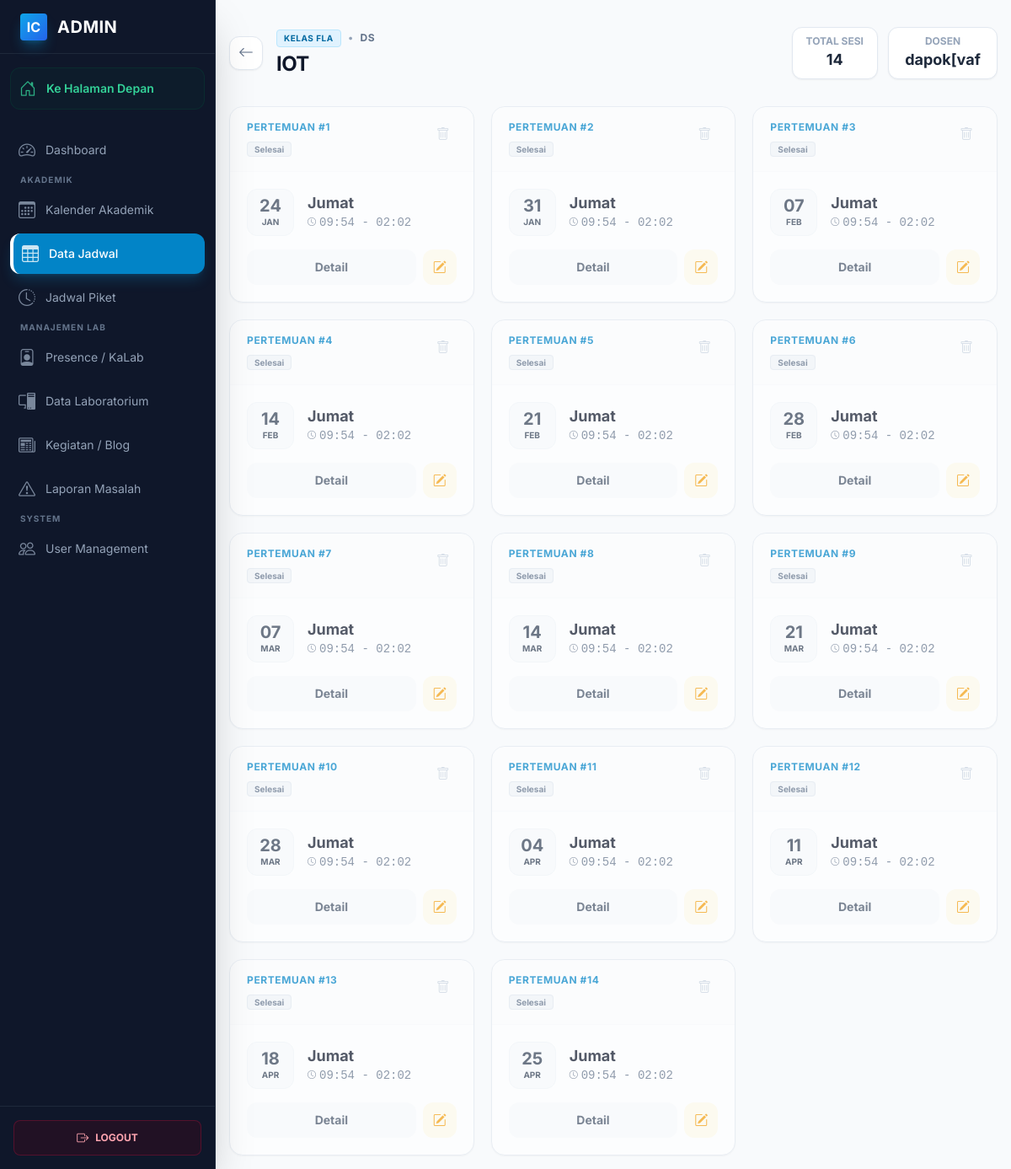
The app's page /public/admin/schedules/5/sessions (signed in) with its own data.
### tables this page shows
CREATE TABLE `course_plans` (
  `id` int(11) NOT NULL AUTO_INCREMENT,
  `laboratory_id` int(11) NOT NULL,
  `course_name` varchar(100) NOT NULL,
  `program_study` varchar(100) DEFAULT NULL,
  `semester` int(11) DEFAULT NULL,
  `class_code` varchar(20) DEFAULT NULL,
  `lecturer_name` varchar(100) NOT NULL,
  `lecturer_photo` varchar(255) DEFAULT NULL,
  `assistant_1_name` varchar(100) DEFAULT NULL,
  `assistant_1_photo` varchar(255) DEFAULT NULL,
  `assistant_2_name` varchar(100) DEFAULT NULL,
  `assistant_2_photo` varchar(255) DEFAULT NULL,
  `day` enum('Monday','Tuesday','Wednesday','Thursday','Friday','Saturday','Sunday') NOT NULL,
  `start_time` time NOT NULL,
  `end_time` time NOT NULL,
  `total_meetings` int(11) DEFAULT 14,
  `description` text DEFAULT NULL,
  `created_at` timestamp NOT NULL DEFAULT current_timestamp(),
  PRIMARY KEY (`id`),
  KEY `laboratory_id` (`laboratory_id`),
  CONSTRAINT `course_plans_ibfk_1` FOREIGN KEY (`laboratory_id`) REFERENCES `laboratories` (`id`) ON DELETE CASCADE
);

CREATE TABLE `laboratories` (
  `id` int(11) NOT NULL AUTO_INCREMENT,
  `lab_name` varchar(100) NOT NULL,
  `image` varchar(255) DEFAULT NULL,
  `description` text DEFAULT NULL,
  `pc_count` int(11) DEFAULT 0,
  `tv_count` int(11) DEFAULT 0,
  `capacity` int(11) DEFAULT 0,
  `status` enum('active','maintenance','inactive') DEFAULT 'active',
  `location` varchar(100) DEFAULT NULL,
  `building` varchar(50) DEFAULT NULL,
  `floor` varchar(10) DEFAULT NULL,
  `room_number` varchar(20) DEFAULT NULL,
  PRIMARY KEY (`id`)
);

CREATE TABLE `schedule_sessions` (
  `id` int(11) NOT NULL AUTO_INCREMENT,
  `course_plan_id` int(11) NOT NULL,
  `meeting_number` int(11) NOT NULL,
  `session_date` date NOT NULL,
  `start_time` time NOT NULL,
  `end_time` time NOT NULL,
  `topic` varchar(255) DEFAULT NULL,
  `status` enum('scheduled','ongoing','completed','cancelled','rescheduled') DEFAULT 'scheduled',
  `is_replacement` tinyint(1) DEFAULT 0,
  PRIMARY KEY (`id`),
  KEY `course_plan_id` (`course_plan_id`),
  KEY `idx_session_date` (`session_date`),
  KEY `idx_session_time` (`start_time`,`end_time`),
  CONSTRAINT `schedule_sessions_ibfk_1` FOREIGN KEY (`course_plan_id`) REFERENCES `course_plans` (`id`) ON DELETE CASCADE
);

### app/controllers/AdminController.php (called while the page is built, shortened)
<?php
class AdminController extends Controller
{
    public function listScheduleSessions($id)
    {
        $scheduleModel = $this->model('LabScheduleModel');
        $plan = $scheduleModel->getScheduleDetail($id);
        $sessions = $scheduleModel->getSessionsByPlanId($id);
        $data = [
            'plan' => $plan,
            'sessions' => $sessions
        ];
        $this->view('admin/schedules/sessions', $data);
    }
}

### app/core/Router.php (called while the page is built, shortened)
<?php
class Router {
    private $routes = [];
    private $params = [];
    private function addRoute($method, $uri, $controller) {
        $this->routes[] = [
            'method' => $method,
            'uri' => $uri,
            'controller' => $controller
        ];
    }
    public function dispatch() {
        $requestMethod = $_SERVER['REQUEST_METHOD'];
        $requestUri = $this->getRequestUri();
        foreach ($this->routes as $route) {
            if ($route['method'] !== $requestMethod) {
                continue;
            }
            if ($this->matchRoute($route['uri'], $requestUri)) {
                return $this->callController($route['controller']);
            }
        }
    }
    private function getRequestUri() {
        $uri = $_GET['url'] ?? '/';
        $uri = '/' . trim($uri, '/');
        return $uri;
    }
    private function matchRoute($pattern, $uri) {
        $pattern = preg_replace('/\/:([^\/]+)/', '/(?P<$1>[^/]+)', $pattern);
        $pattern = '#^' . $pattern . '$#';
        if (preg_match($pattern, $uri, $matches)) {
            $this->params = array_filter($matches, 'is_string', ARRAY_FILTER_USE_KEY);
            return true;
        }
        return false;
    }
    private function callController($controllerString) {
        list($controllerName, $method) = explode('@', $controllerString);
        $controller = new $controllerName();
        call_user_func_array([$controller, $method], $this->params);
    }
}

### public/index.php (called while the page is built, shortened)
<?php
require_once APP_PATH . '/core/Router.php';
require_once APP_PATH . '/core/Controller.php';
require_once APP_PATH . '/core/Model.php';
require_once APP_PATH . '/config/database.php';
require_once APP_PATH . '/helpers/functions.php';
$router = new Router();
$router->dispatch();

### app/helpers/functions.php (called while the page is built, shortened)
<?php
function e($string) {
    return htmlspecialchars($string, ENT_QUOTES, 'UTF-8');
}
function url($path = '') {
    return BASE_URL . '/' . ltrim($path, '/');
}

### app/config/database.php (called while the page is built, shortened)
<?php
function getDBConnection()
{
    static $pdo = null;
    if ($pdo === null) {
        try {
            $dsn = "mysql:host=" . DB_HOST . ";port=" . DB_PORT . ";dbname=" . DB_NAME . ";charset=" . DB_CHARSET;
            $options = [
                PDO::ATTR_ERRMODE            => PDO::ERRMODE_EXCEPTION,
                PDO::ATTR_DEFAULT_FETCH_MODE => PDO::FETCH_ASSOC,
                PDO::ATTR_EMULATE_PREPARES   => false,
            ];
            $pdo = new PDO($dsn, DB_USER, DB_PASS, $options);
        } catch (PDOException $e) {
            die("Database connection failed: " . $e->getMessage());
        }
    }
    return $pdo;
}

### app/models/LabScheduleModel.php (called while the page is built, shortened)
<?php
class LabScheduleModel extends Model
{
    public function getScheduleDetail($id)
    {
        $sql = "SELECT cp.*, l.lab_name, l.location
                FROM course_plans cp
                JOIN laboratories l ON cp.laboratory_id = l.id
                WHERE cp.id = ?";
        return $this->queryOne($sql, [$id]);
    }
    public function getSessionsByPlanId($planId)
    {
        $sql = "SELECT ss.*, cp.course_name, l.lab_name
                FROM schedule_sessions ss
                JOIN course_plans cp ON ss.course_plan_id = cp.id
                JOIN laboratories l ON cp.laboratory_id = l.id
                WHERE ss.course_plan_id = ?
                ORDER BY ss.meeting_number ASC, ss.session_date ASC";
        return $this->query($sql, [$planId]);
    }
}

### app/core/Model.php (called while the page is built, shortened)
<?php
class Model {
    protected $db;
    public function __construct() {
        $this->db = getDBConnection();
    }
    public function query($sql, $params = []) {
        $stmt = $this->db->prepare($sql);
        $stmt->execute($params);
        return $stmt->fetchAll();
    }
    public function queryOne($sql, $params = []) {
        $stmt = $this->db->prepare($sql);
        $stmt->execute($params);
        return $stmt->fetch();
    }
}

### app/views/admin/schedules/sessions.php (the view, shortened to what this page needs)
<?php include APP_PATH . '/views/layouts/header.php'; ?>
<div class="antialiased bg-slate-50 min-h-screen">
    <?php include APP_PATH . '/views/layouts/sidebar.php'; ?>
    <main class="p-4 sm:ml-64 pt-8 transition-all duration-300">
        <div class="max-w-7xl mx-auto">
            <div class="flex flex-col md:flex-row justify-between items-start md:items-center mb-8 gap-4">
                <div class="flex items-center gap-4">
                    <a href="<?= url('/admin/schedules') ?>"
                        class="w-10 h-10 flex items-center justify-center rounded-xl bg-white border border-slate-200 text-slate-500 hover:text-primary-600 hover:border-primary-200 shadow-sm transition-all"
                        title="Kembali ke Daftar Matkul">
                        <i class="bi bi-arrow-left text-lg"></i>
                    </a>
                    <div>
                        <div class="flex items-center gap-2">
                            <span
                                class="bg-primary-100 text-primary-700 text-[10px] font-bold px-2 py-0.5 rounded border border-primary-200 uppercase tracking-wider">
                                Kelas <?= e($plan['class_code']) ?>
                            </span>
                            <span class="text-slate-400 text-xs">•</span>
                            <span
                                class="text-slate-500 text-xs font-bold uppercase tracking-wider"><?= e($plan['lab_name']) ?></span>
                        </div>
                        <h1 class="text-2xl font-bold tracking-tight text-slate-900 mt-1">
                            <?= e($plan['course_name']) ?>
                        </h1>
                    </div>
                </div>
                <div class="flex gap-3">
                    <div class="bg-white px-4 py-2 rounded-xl border border-slate-200 shadow-sm text-center">
                        <span class="block text-xs text-slate-400 font-bold uppercase">Total Sesi</span>
                        <span class="block text-lg font-bold text-slate-800"><?= count($sessions) ?></span>
                    </div>
                    <div class="bg-white px-4 py-2 rounded-xl border border-slate-200 shadow-sm text-center">
                        <span class="block text-xs text-slate-400 font-bold uppercase">Dosen</span>
                        <span
                            class="block text-lg font-bold text-slate-800 text-ellipsis overflow-hidden w-24 whitespace-nowrap"
                            title="<?= e($plan['lecturer_name']) ?>">
                            <?= explode(' ', e($plan['lecturer_name']))[0] ?>
                        </span>
                    </div>
                </div>
            </div>
            <?php if (!empty($sessions)): ?>
            <div class="grid grid-cols-1 md:grid-cols-2 lg:grid-cols-3 xl:grid-cols-4 gap-5">
                <?php foreach ($sessions as $session): ?>
                <?php
                        $dateObj = new DateTime($session['session_date']);
                        $dayName = $dateObj->format('l');
                        $daysID = ['Monday' => 'Senin', 'Tuesday' => 'Selasa', 'Wednesday' => 'Rabu', 'Thursday' => 'Kamis', 'Friday' => 'Jumat', 'Saturday' => 'Sabtu', 'Sunday' => 'Minggu'];
                        $dayIndo = $daysID[$dayName] ?? $dayName;
                        $isPast = $dateObj < new DateTime('today');
                        $cardOpacity = $isPast ? 'opacity-70 hover:opacity-100' : 'opacity-100';
                        $statusBadge = $isPast
                            ? '<span class="text-[10px] bg-slate-100 text-slate-500 px-2 py-0.5 rounded border border-slate-200 font-bold">Selesai</span>'
                            : '<span class="text-[10px] bg-emerald-50 text-emerald-600 px-2 py-0.5 rounded border border-emerald-100 font-bold">Terjadwal</span>';
                        ?>
                <div
                    class="group bg-white rounded-2xl border border-slate-200 shadow-sm hover:shadow-md hover:border-primary-300 transition-all duration-300 relative overflow-hidden <?= $cardOpacity ?>">
                    <div class="px-5 py-4 border-b border-slate-50 flex justify-between items-start bg-slate-50/30">
                        <div>
                            <span class="text-xs font-bold text-primary-600 uppercase tracking-wider block mb-1">
                                Pertemuan #<?= $session['meeting_number'] ?>
                            </span>
                            <?= $statusBadge ?>
                        </div>
                        <form method="POST" action="<?= url('/admin/sessions/' . $session['id'] . '/delete') ?>"
                            onsubmit="return confirm('Hapus HANYA sesi tanggal <?= $dateObj->format('d M Y') ?> ini?');">
                            <button type="submit"
                                class="w-8 h-8 rounded-lg flex items-center justify-center text-slate-300 hover:text-rose-500 hover:bg-rose-50 transition-colors"
                                title="Hapus Sesi Ini">
                                <i class="bi bi-trash"></i>
                            </button>
                        </form>
                    </div>
                    <div class="p-5">
                        <div class="flex items-center gap-4 mb-4">
                            <div
                                class="flex flex-col items-center justify-center w-14 h-14 bg-slate-50 rounded-xl border border-slate-100 text-slate-700 group-hover:bg-primary-50 group-hover:text-primary-700 group-hover:border-primary-100 transition-colors">
                                <span class="text-xl font-bold leading-none"><?= $dateObj->format('d') ?></span>
                                <span class="text-[10px] font-bold uppercase mt-0.5"><?= $dateObj->format('M') ?></span>
                            </div>
                            <div>
                                <h3 class="font-bold text-slate-900 text-lg leading-tight"><?= $dayIndo ?></h3>
                                <p class="text-sm font-mono text-slate-500 mt-0.5 flex items-center gap-1">
                                    <i class="bi bi-clock text-[10px]"></i>
                                    <?= date('H:i', strtotime($session['start_time'])) ?> -
                                    <?= date('H:i', strtotime($session['end_time'])) ?>
                                </p>
                            </div>
                        </div>
                        <div class="flex gap-2">
                            <a href="<?= url('/admin/sessions/' . $session['id']) ?>"
                                class="flex-1 py-2.5 text-center text-sm font-bold text-slate-600 bg-slate-50 rounded-xl border border-transparent hover:bg-white hover:border-slate-200 hover:shadow-sm transition-all">
                                Detail
                            </a>
                            <a href="<?= url('/admin/sessions/' . $session['id'] . '/edit') ?>"
                                class="w-10 flex items-center justify-center text-amber-500 bg-amber-50 rounded-xl border border-transparent hover:bg-amber-100 hover:border-amber-200 transition-all"
                                title="Reschedule">
                                <i class="bi bi-pencil-square"></i>
                            </a>
                        </div>
                    </div>
                </div>
                <?php endforeach; ?>
            </div>
            <?php endif; ?>
        </div>
    </main>
</div>
<?php include APP_PATH . '/views/admin/layouts/footer.php'; ?>

### public/assets/css/style.css (style rules this page uses)
:root { --primary-color: #2563eb; --secondary-color: #475569; --success-color: #10b981; --danger-color: #ef4444; --warning-color: #f59e0b; --light-bg: #f8fafc; --dark-text: #1e293b; --border-color: #e2e8f0; }
* { margin: 0; padding: 0; box-sizing: border-box; }
body { font-family: 'Segoe UI', Tahoma, Geneva, Verdana, sans-serif; background-color: var(--light-bg); color: var(--dark-text); line-height: 1.6; }
.text-center { text-align: center; }
.mb-4 { margin-bottom: 2rem; }

### app/views/layouts/header.php (style rules this page uses)
body { font-family: 'Inter', sans-serif; }

### records on screen
course_plans: class_code "FLA", laboratory.lab_name "DS", course_name "IOT", lecturer_name "dapok[vaf"
schedule_sessions: meeting_number "1", shows "Selesai", session_date "24", session_date "JAN", session_date "Jumat", start_time "09:54", end_time "02:02"
schedule_sessions: meeting_number "2", shows "Selesai", session_date "31", session_date "JAN", session_date "Jumat", start_time "09:54", end_time "02:02"
schedule_sessions: meeting_number "3", shows "Selesai", session_date "07", session_date "FEB", session_date "Jumat", start_time "09:54", end_time "02:02"
schedule_sessions: meeting_number "4", shows "Selesai", session_date "14", session_date "FEB", session_date "Jumat", start_time "09:54", end_time "02:02"
schedule_sessions: meeting_number "5", shows "Selesai", session_date "21", session_date "FEB", session_date "Jumat", start_time "09:54", end_time "02:02"
schedule_sessions: meeting_number "6", shows "Selesai", session_date "28", session_date "FEB", session_date "Jumat", start_time "09:54", end_time "02:02"
schedule_sessions: meeting_number "7", shows "Selesai", session_date "07", session_date "MAR", session_date "Jumat", start_time "09:54", end_time "02:02"
schedule_sessions: meeting_number "8", shows "Selesai", session_date "14", session_date "MAR", session_date "Jumat", start_time "09:54", end_time "02:02"
schedule_sessions: meeting_number "9", shows "Selesai", session_date "21", session_date "MAR", session_date "Jumat", start_time "09:54", end_time "02:02"
schedule_sessions: meeting_number "10", shows "Selesai", session_date "28", session_date "MAR", session_date "Jumat", start_time "09:54", end_time "02:02"
schedule_sessions: meeting_number "11", shows "Selesai", session_date "04", session_date "APR", session_date "Jumat", start_time "09:54", end_time "02:02"
schedule_sessions: meeting_number "12", shows "Selesai", session_date "11", session_date "APR", session_date "Jumat", start_time "09:54", end_time "02:02"
schedule_sessions: meeting_number "13", shows "Selesai", session_date "18", session_date "APR", session_date "Jumat", start_time "09:54", end_time "02:02"
schedule_sessions: meeting_number "14", shows "Selesai", session_date "25", session_date "APR", session_date "Jumat", start_time "09:54", end_time "02:02"

### other values on screen
count($sessions) "14"
